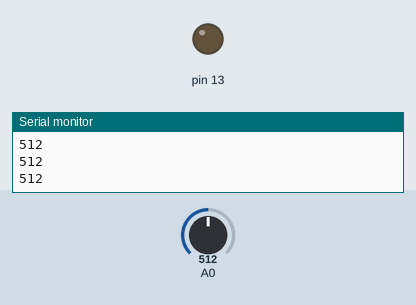
Recording of a sketch running on a simulated Arduino Uno, built with avr-gcc and run on an emulated ATmega328P. Shown: output pins drawn as LEDs (lit = HIGH), the last lines printed to the serial monitor. Dashed ring = blinking. The test bench sets the inputs (shaded band); at power-on: A0 = 512.

Above: at 1.2 s.
1.3 s: A0 set to 584
2.8 s: A0 set to 615
At 3.05 s:
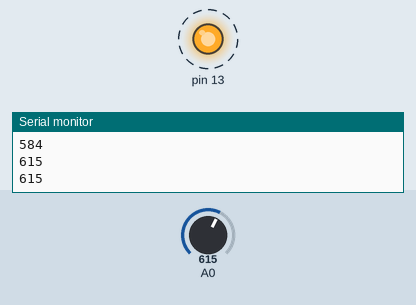
5.8 s: A0 set to 590
At 5.8 s:
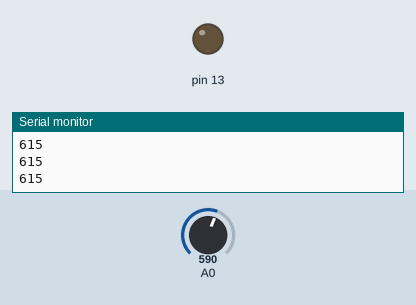
7.3 s: A0 set to 610
At 7.55 s:
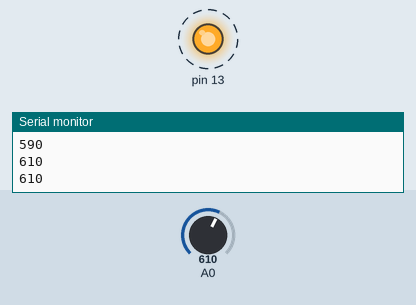
Timing chart, 0 to 11.3 s (numbered marks = the images above; inputs shaded):
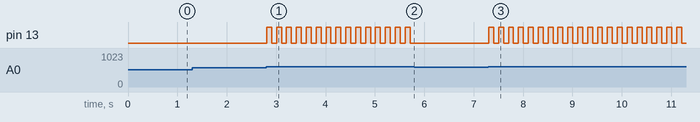

Measured:
- the behaviour switches between 600 and 601 on A0 (found by bisection; images 0 and 1)
- after the input at 2.8 s, pin 13: alternates HIGH for 0.10 s and LOW for 0.10 s, starting at once
- after the input at 5.8 s, pin 13: stops changing and stays LOW
- after the input at 7.3 s, pin 13: alternates HIGH for 0.10 s and LOW for 0.10 s, starting at once

The sketch:

week10-code.ino
```cpp
void setup() {
  // put your setup code here, to run once:
pinMode(A0, INPUT);
Serial.begin(9600);
pinMode(13, OUTPUT);
}

void loop() {
  // put your main code here, to run repeatedly:
int voltage = analogRead(A0);
Serial.println(voltage);
if (voltage > 600){
  digitalWrite(13, HIGH);
  delay(100);
  digitalWrite(13, LOW);
  delay(100);
}
else {
  digitalWrite(13, LOW);
}

}
```
